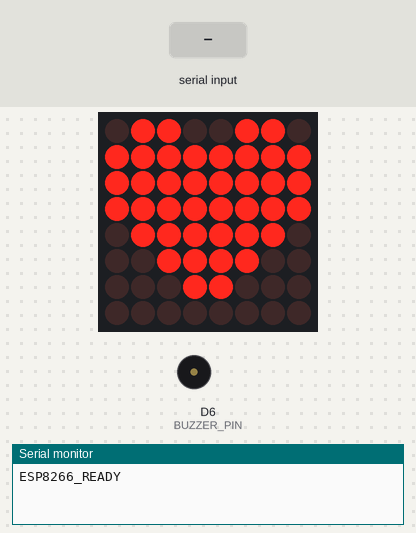
This sketch was run on a simulated ESP8266 (NodeMCU). Shown: 8×8 LED matrix, buzzer (waves = sounding, pin HIGH), the last lines printed to the serial monitor. Inputs (shaded band) come from the test bench.

Above: at 1.26 s.
1.3 s: "BUZZ\n" received over Serial
At 1.39 s:
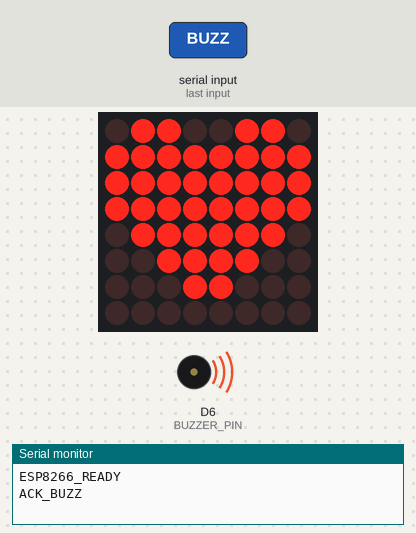
3.0 s: "BUZZ\n" received over the second serial link
4.5 s: "1\n" received over the second serial link
Timing chart, 0 to 7.5 s (numbered marks = the images above; inputs shaded):
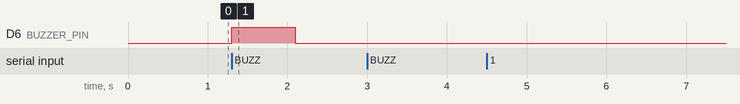

Measured:
- after the input at 1.3 s, D6 (BUZZER_PIN): LOW → HIGH at once, → LOW 0.80 s later

The sketch:

roadsense_esp32.ino
```cpp
/*
  RoadSense - ESP8266 Companion + GPS Test
  -----------------------------------------
  - Heartbeat pulse animation on 8x8 MAX7219
  - Buzzer on "BUZZ" command from Raspberry Pi
  - GPS (NEO-6M) on D2 – NMEA sentences printed to Serial
    (just for testing; remove when you know it works)

  Wiring:
    MAX7219:  DIN -> D7, CLK -> D5, CS -> D8, VCC -> 5V, GND -> GND
    Buzzer:   + -> D6, - -> GND
    GPS:      VCC -> 3V3, GND -> GND, TX -> D2 (RX left unconnected)

  Serial link: USB cable to the Pi (115200 baud)
*/

#include "LedControl.h"
#include <SoftwareSerial.h>

// ---- Pins ----
const int MATRIX_DIN = D7;
const int MATRIX_CLK = D5;
const int MATRIX_CS  = D8;
const int BUZZER_PIN = D6;
const int GPS_RX     = D2;   // GPS TX connected here
const int GPS_TX     = D1;   // not used, but SoftwareSerial needs a TX pin

// GPS software serial (D2 = RX, D1 = TX)
SoftwareSerial gpsSerial(GPS_RX, GPS_TX);

LedControl lc = LedControl(MATRIX_DIN, MATRIX_CLK, MATRIX_CS, 1);

// Heart shape
byte heart[8] = {
  0b01100110,
  0b11111111,
  0b11111111,
  0b11111111,
  0b01111110,
  0b00111100,
  0b00011000,
  0b00000000
};

// ---- Heartbeat pulse ----
unsigned long lastPulseTime = 0;
int pulseBrightness = 1;
bool pulseGoingUp = true;
const int PULSE_INTERVAL_MS = 60;
const int PULSE_MIN = 1;
const int PULSE_MAX = 12;

// ---- Buzzer state ----
bool buzzerActive = false;
unsigned long buzzerStartTime = 0;
const int BUZZER_DURATION_MS = 800;

String serialBuffer = "";

void setup() {
  Serial.begin(115200);        // main Serial to Pi
  gpsSerial.begin(9600);       // GPS at 9600 baud

  lc.shutdown(0, false);
  lc.setIntensity(0, PULSE_MIN);
  lc.clearDisplay(0);
  drawHeart();

  pinMode(BUZZER_PIN, OUTPUT);
  digitalWrite(BUZZER_PIN, LOW);

  Serial.println("ESP8266_READY");
}

void loop() {
  handleHeartbeat();
  handleSerialCommands();
  handleBuzzer();
  handleGPS();                  // forward GPS data to Serial
}

void drawHeart() {
  for (int row = 0; row < 8; row++) {
    for (int col = 0; col < 8; col++) {
      bool on = bitRead(heart[row], 7 - col);
      lc.setLed(0, row, col, on);
    }
  }
}

void handleHeartbeat() {
  unsigned long now = millis();
  if (now - lastPulseTime >= PULSE_INTERVAL_MS) {
    lastPulseTime = now;
    if (pulseGoingUp) {
      pulseBrightness++;
      if (pulseBrightness >= PULSE_MAX) pulseGoingUp = false;
    } else {
      pulseBrightness--;
      if (pulseBrightness <= PULSE_MIN) pulseGoingUp = true;
    }
    lc.setIntensity(0, pulseBrightness);
  }
}

void handleSerialCommands() {
  while (Serial.available() > 0) {
    char c = Serial.read();
    if (c == '\n') {
      serialBuffer.trim();
      if (serialBuffer == "BUZZ") {
        buzzerActive = true;
        buzzerStartTime = millis();
        digitalWrite(BUZZER_PIN, HIGH);
        Serial.println("ACK_BUZZ");
      }
      serialBuffer = "";
    } else {
      serialBuffer += c;
    }
  }
}

void handleBuzzer() {
  if (buzzerActive && (millis() - buzzerStartTime >= BUZZER_DURATION_MS)) {
    digitalWrite(BUZZER_PIN, LOW);
    buzzerActive = false;
  }
}

// ---- GPS passthrough for testing ----
void handleGPS() {
  while (gpsSerial.available()) {
    Serial.write(gpsSerial.read());
  }
}
```
